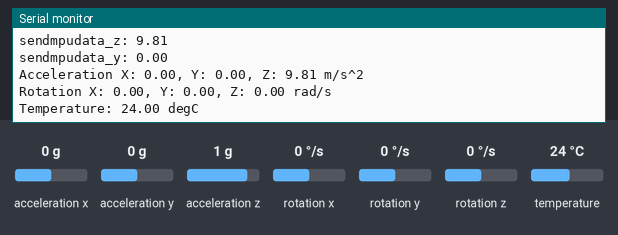
A sketch run on a simulated Arduino Leonardo, built with avr-gcc and run on an emulated ATmega32U4. Parts: the last lines printed to the serial monitor. Inputs (shaded band) come from the test bench; at power-on: acceleration x 0 g, acceleration y 0 g, acceleration z 1 g, rotation x 0 °/s, rotation y 0 °/s, rotation z 0 °/s, temperature 24 °C. No radio packets arrive unless stated.

Above: at 1.3 s.
1.4 s: acceleration x set to -1.4 g
At 2.86 s:
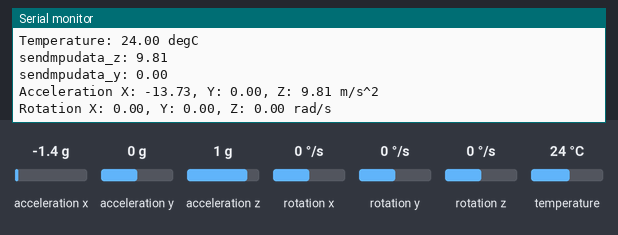
2.9 s: acceleration y set to 0.8 g
At 3.11 s:
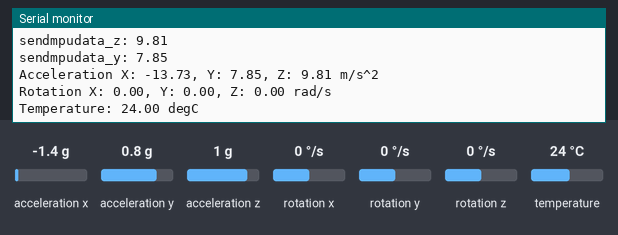
5.9 s: acceleration z set to -1.4 g
At 6.03 s:
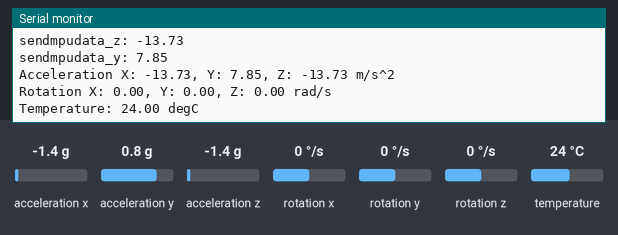
7.4 s: rotation x set to -192 °/s
At 7.49 s:
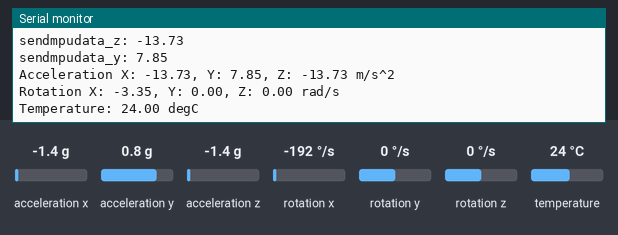
8.9 s: rotation y set to -192 °/s
At 8.96 s:
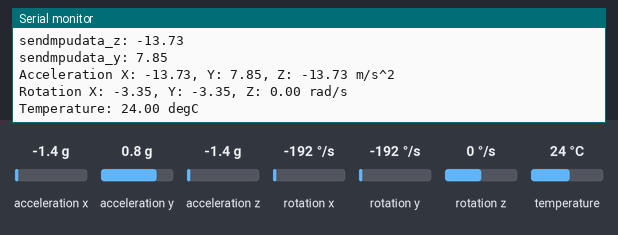
10.4 s: acceleration z set to -0.8 g
At 10.42 s:
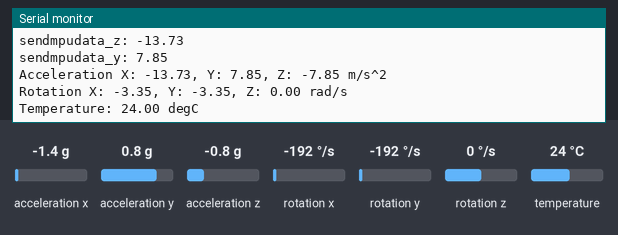
Timing chart, 0 to 13.4 s (numbered marks = the images above; inputs shaded):
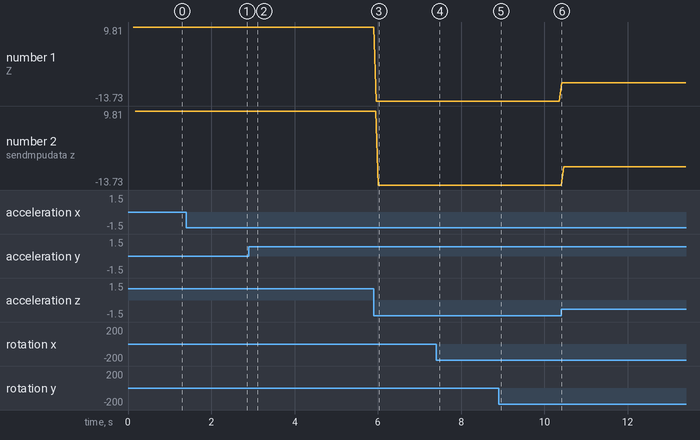

The sketch:

myTransmitterCodefinal_note.ino
```cpp
#include<SPI.h>
#include<RF24.h>
#include<nrf24L01.h>

#include <Adafruit_MPU6050.h>
#include <Adafruit_Sensor.h>
#include <Wire.h>

Adafruit_MPU6050 mpu;

RF24 radio(9,10); // object of class rf24 with object name radio with parameters CE and CSN
const byte address[]="00001"; // 5 letter character
float sndmpu[2];

void setup() {
  // put your setup code here, to run once:
radio.begin();
radio.openWritingPipe(address);
radio.setPALevel(RF24_PA_MIN);
radio.stopListening();


Serial.begin(115200);
  while (!Serial)
    delay(10); // will pause Zero, Leonardo, etc until serial console opens

  Serial.println("Adafruit MPU6050 test!");

  // Try to initialize!
  if (!mpu.begin()) {
    Serial.println("Failed to find MPU6050 chip");
    while (1) {
      delay(10);
    }
  }
  Serial.println("MPU6050 Found!");

  mpu.setAccelerometerRange(MPU6050_RANGE_8_G);
  Serial.print("Accelerometer range set to: ");
  switch (mpu.getAccelerometerRange()) {
  case MPU6050_RANGE_2_G:
    Serial.println("+-2G");
    break;
  case MPU6050_RANGE_4_G:
    Serial.println("+-4G");
    break;
  case MPU6050_RANGE_8_G:
    Serial.println("+-8G");
    break;
  case MPU6050_RANGE_16_G:
    Serial.println("+-16G");
    break;
  }
  mpu.setGyroRange(MPU6050_RANGE_500_DEG);
  Serial.print("Gyro range set to: ");
  switch (mpu.getGyroRange()) {
  case MPU6050_RANGE_250_DEG:
    Serial.println("+- 250 deg/s");
    break;
  case MPU6050_RANGE_500_DEG:
    Serial.println("+- 500 deg/s");
    break;
  case MPU6050_RANGE_1000_DEG:
    Serial.println("+- 1000 deg/s");
    break;
  case MPU6050_RANGE_2000_DEG:
    Serial.println("+- 2000 deg/s");
    break;
  }

  mpu.setFilterBandwidth(MPU6050_BAND_21_HZ);
  Serial.print("Filter bandwidth set to: ");
  switch (mpu.getFilterBandwidth()) {
  case MPU6050_BAND_260_HZ:
    Serial.println("260 Hz");
    break;
  case MPU6050_BAND_184_HZ:
    Serial.println("184 Hz");
    break;
  case MPU6050_BAND_94_HZ:
    Serial.println("94 Hz");
    break;
  case MPU6050_BAND_44_HZ:
    Serial.println("44 Hz");
    break;
  case MPU6050_BAND_21_HZ:
    Serial.println("21 Hz");
    break;
  case MPU6050_BAND_10_HZ:
    Serial.println("10 Hz");
    break;
  case MPU6050_BAND_5_HZ:
    Serial.println("5 Hz");
    break;
  }

  Serial.println("");
  delay(100);
}

void loop() {
  // put your main code here, to run repeatedly:

    /* Get new sensor events with the readings */
  sensors_event_t a, g, temp;
  mpu.getEvent(&a, &g, &temp);

  /* Print out the values */
  Serial.print("Acceleration X: ");
  Serial.print(a.acceleration.x);
  Serial.print(", Y: ");
  Serial.print(a.acceleration.y);
  Serial.print(", Z: ");
  Serial.print(a.acceleration.z);
  Serial.println(" m/s^2");

  Serial.print("Rotation X: ");
  Serial.print(g.gyro.x);
  Serial.print(", Y: ");
  Serial.print(g.gyro.y);
  Serial.print(", Z: ");
  Serial.print(g.gyro.z);
  Serial.println(" rad/s");

  Serial.print("Temperature: ");
  Serial.print(temp.temperature);
  Serial.println(" degC");

  Serial.println("");
  delay(50);


sndmpu[1]=a.acceleration.z;
Serial.print("sendmpudata_z: ");
Serial.print(sndmpu[1]);
Serial.println();

sndmpu[0]=a.acceleration.y;
Serial.print("sendmpudata_y: ");
Serial.print(sndmpu[0]);
Serial.println();


radio.write(&sndmpu,sizeof(sndmpu));
}
```

Measured:
- after the input at 1.4 s, the serial monitor: prints a new line after 0.06 s (image 1)
- after the input at 2.9 s, the serial monitor: prints a new line at once (image 2)
- after the input at 5.9 s, the serial monitor: prints a new line after 0.06 s (image 3)
- after the input at 7.4 s, the serial monitor: prints a new line at once (image 4)
- after the input at 8.9 s, the serial monitor: prints a new line after 0.05 s (image 5)
- after the input at 10.4 s, the serial monitor: prints a new line at once (image 6)
- plotted number 1: -13.73 → -7.85 after the input at 10.4 s
- plotted number 2: -13.73 → -7.85 after the input at 10.4 s
